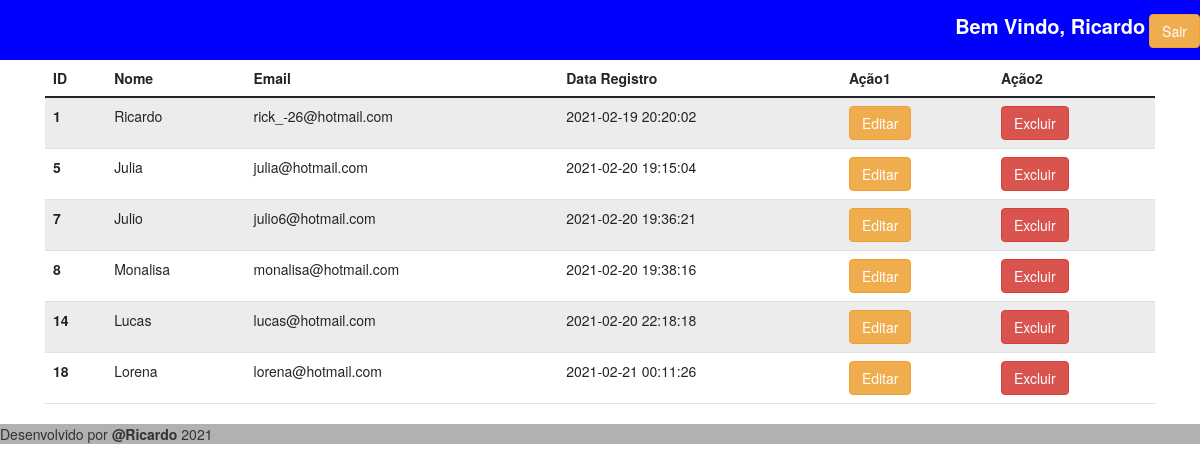
Page /views/app.php (signed in) on the committed database.
### tables this page shows
CREATE TABLE `usuario` (
  `id` int(11) NOT NULL,
  `email` varchar(60) NOT NULL,
  `senha` varchar(60) NOT NULL,
  `registro` datetime DEFAULT NULL,
  `nome` varchar(60) DEFAULT NULL
);

### views/app.php (called while the page is built)
<?php
include '../views/template/Header.php';
include '../views/template/Content.php';
include '../views/template/Footer.php';
?>

### apis/user.php (called while the page is built, shortened)
<?php
class Usuario{
    public function Listar(){
        include '../config/conexao.php';
        $sql = "select id, nome,email,senha,registro from usuario";
        $result = $conexao->query($sql);
        $listar = array();
		while($linha = $result->fetch_array())
		{
			$listar[] = $linha;
		}
		return $listar;
    }
}
?>

### views/template/Content.php (the view, shortened to what this page needs)
<head>
  <link rel="stylesheet" href="https://maxcdn.bootstrapcdn.com/bootstrap/3.4.1/css/bootstrap.min.css">
</head>
<div class="container">
<table class="table table-striped">
  <thead>
    <tr>
      <th scope="col">ID</th>
      <th scope="col">Nome</th>
      <th scope="col">Email</th>
      <th scope="col">Data Registro</th>
      <th scope="col">Ação1</th>
      <th scope="col">Ação2</th>
    </tr>
  </thead>
  <tbody>
  <?php
    include("../apis/user.php");
    $user = new Usuario();
    $listar = $user->Listar();
    foreach ($listar as $key => $value) {
    ?>
    <tr>
      <th scope="row"><?php echo $value['id']?></th>
      <td><?php echo $value['nome']?></td>
      <td><?php echo $value['email']?></td>
      <td><?php echo $value['registro']?></td>
      <td><button type="button" onclick="passarValor('<?php echo $value['id'];?>','<?php echo $value['nome'];?>','<?php echo $value['email'];?>','<?php echo $value['senha'];?>')" class="btn btn-warning" data-toggle="modal" data-target="#myModal">Editar</button></td>
        <td><a href="../config/controllers/controller.php?operacao=excluir&id=<?php echo $value['id']?>" type="button" class="btn btn-danger">Excluir</a></td>
    </tr>
    <?php
    }
    ?>
  </tbody>
</table>
  </div>

### views/template/Header.php (shortened to what this page needs)
<!doctype html>
<html>
    <head>
    <link href="https://cdn.jsdelivr.net/npm/bootstrap@5.0.0-beta2/dist/css/bootstrap.min.css" rel="stylesheet">
    <link rel="stylesheet" href="/bootstrap/css/bootstrap.min.css">
    <link rel="stylesheet" href="./template/styles.css">
    <?php
    $logado = $_SESSION['nome'];
    ?>
  </head>
  <body>
      <header class="header">
          <form action="../config/controllers/login.php" method="post">
          <span><?php echo "Bem Vindo, ". $logado?></span>
          <button    type="submit"  class="btn btn-warning">Sair</button>
        </form>
    </header>

### views/template/Footer.php (shortened to what this page needs)
<footer class="footer">
    <span>Desenvolvido <i class=""></i> por <strong>@Ricardo</strong> 2021</span>
</footer>
</body>
</html>

### views/template/styles.css (style rules this page uses)
.header { display: flex; grid-area: header; background-color: blue; height: 60px; justify-content: flex-end; align-items: center; }
.header button { display: inline-block; }
.header span { color: white; font-weight: bold; font-size: 20px; }
.footer { background-color: rgb(177, 177, 177); }

### rows in the picture
usuario: id "1", nome "Ricardo", email "rick_-26@hotmail.com", registro "2021-02-19 20:20:02"
usuario: id "5", nome "Julia", email "julia@hotmail.com", registro "2021-02-20 19:15:04"
usuario: id "7", nome "Julio", email "julio6@hotmail.com", registro "2021-02-20 19:36:21"
usuario: id "8", nome "Monalisa", email "monalisa@hotmail.com", registro "2021-02-20 19:38:16"
usuario: id "14", nome "Lucas", email "lucas@hotmail.com", registro "2021-02-20 22:18:18"
usuario: id "18", nome "Lorena", email "lorena@hotmail.com", registro "2021-02-21 00:11:26"

### other values in the picture
$logado "Ricardo"
